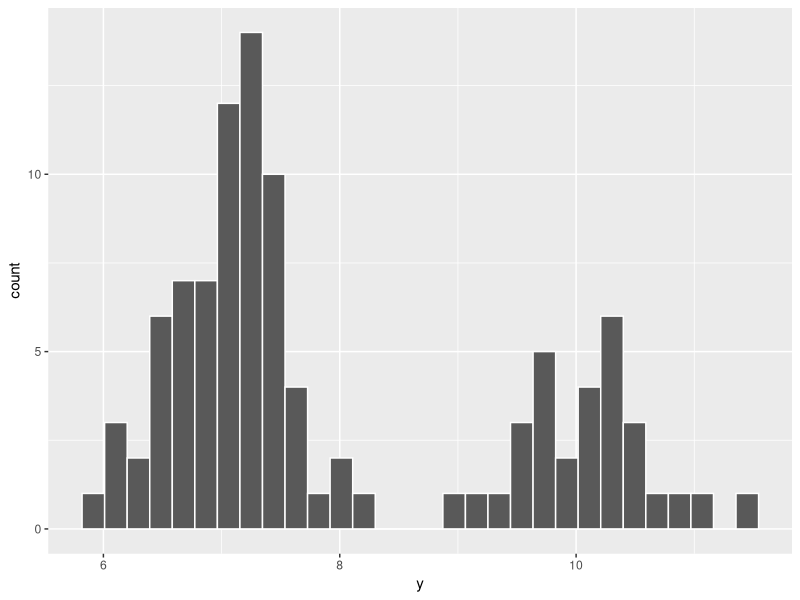
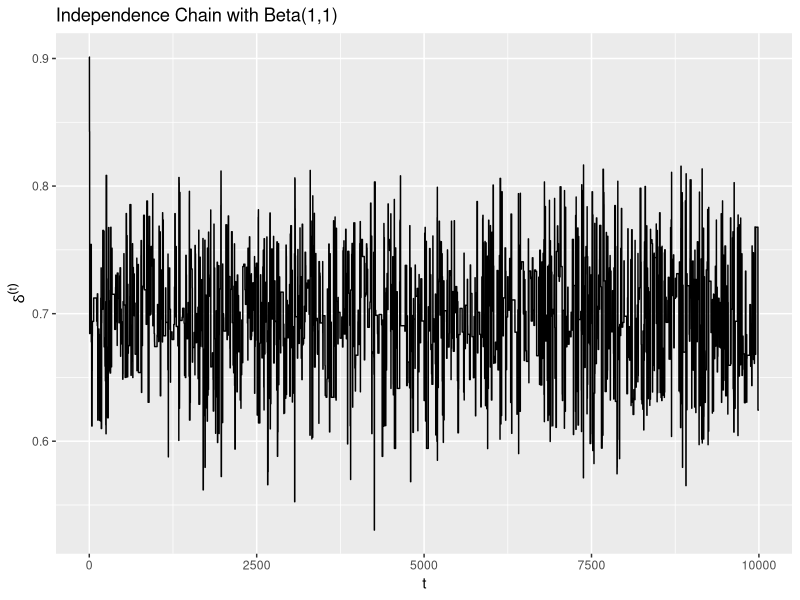
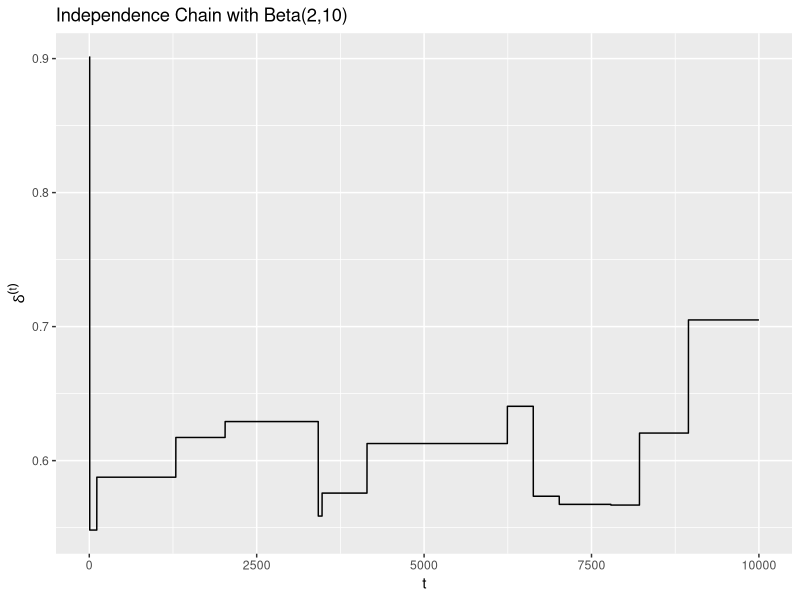
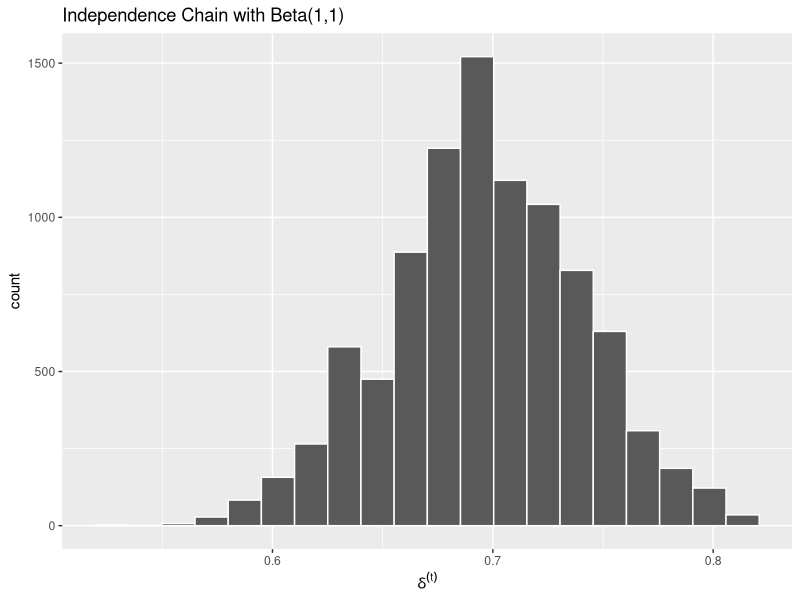
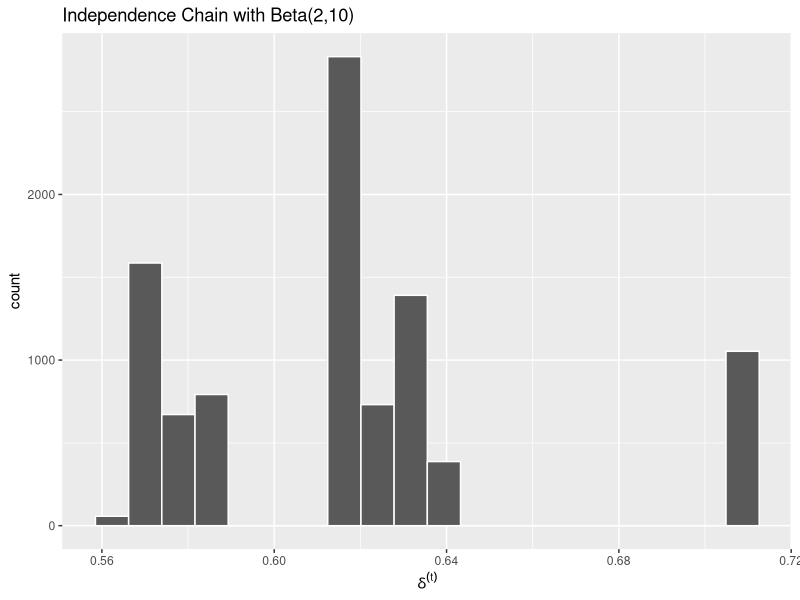
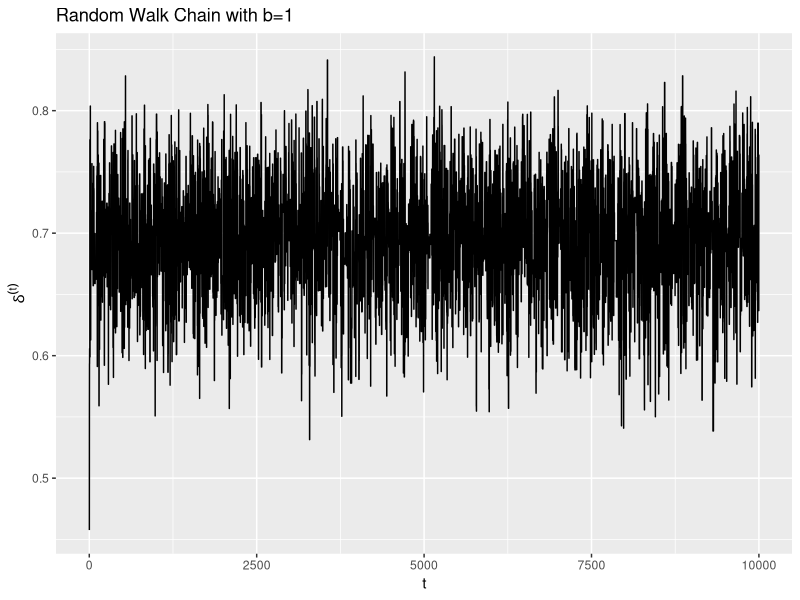
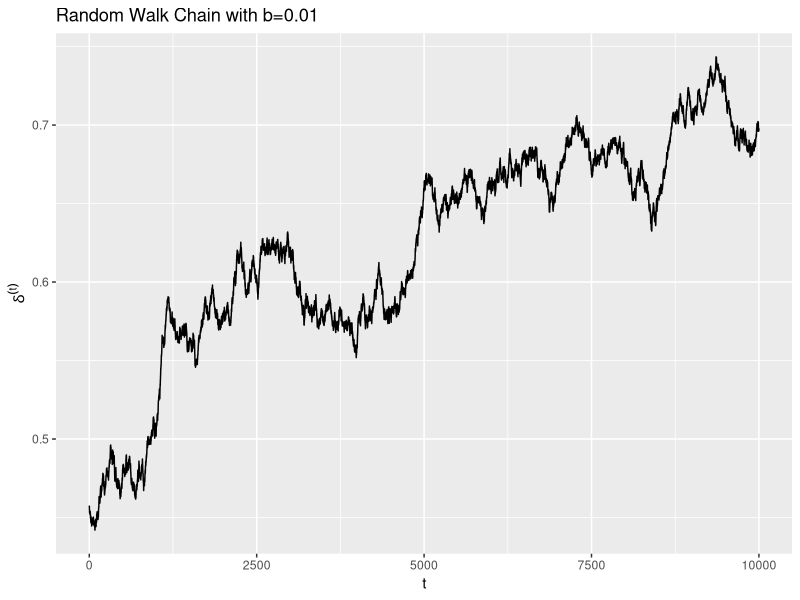
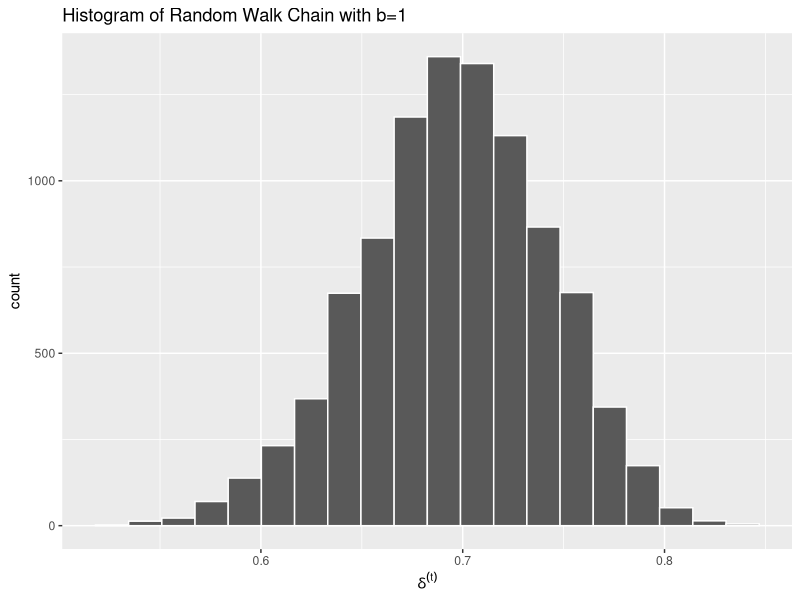

Here is the R script that generated these plots, in order: (Note: this script raises an error after producing the figures.)
#####----- Metropolis-Hastings Algorithm -----#####

### GMM (Gausian Mixture Model)


#1. Independence Chains

n <- 100; d <- 0.7; y <- c(rnorm(d*n, 7, 0.5), rnorm((1-d)*n, 10, 0.5))

library(ggplot2)
ggplot() + geom_histogram(aes(y), color="white")

n.iter <- 10000; delta <- matrix(nrow=n.iter, ncol=2); delta1 <- runif(1)
L <- function(delta){ prod((delta*dnorm(y, 7, 0.5)+(1-delta)*dnorm(y, 10, 0.5))) }

for(t in 1:n.iter){
  delta[t,] <- delta1; delta.star <- c(rbeta(1, 1, 1), rbeta(1, 2, 10))
  R <- sapply(delta.star, L)/sapply(delta[t,], L)
  delta1 <- ifelse(R>=1, delta.star, ifelse(rbinom(2, 1, R), delta.star, delta[t,]))
}

ggplot() + geom_line(aes(1:n.iter, delta[,1])) +
  labs(title="Independence Chain with Beta(1,1)", x="t", y=expression(delta^(t)))
ggplot() + geom_line(aes(1:n.iter, delta[,2])) +
  labs(title="Independence Chain with Beta(2,10)", x="t", y=expression(delta^(t)))

delta.new <- delta[-(1:500), ]

rbind(apply(delta.new, 2, summary), apply(delta.new, 2, sd))
ggplot() + geom_histogram(aes(delta.new[,1]), bins=20, color="white") +
  labs(title="Independence Chain with Beta(1,1)", x=expression(delta^(t)))
ggplot() + geom_histogram(aes(delta.new[,2]), bins=20, color="white") +
  labs(title="Independence Chain with Beta(2,10)", x=expression(delta^(t)))



#2. Random Walk Chains

u <- matrix(nrow=n.iter, ncol=2); u1 <- runif(1, -1, 1); b <- c(1, 0.01)

myf <- function(u){ L(exp(u)/(1+exp(u)))*(exp(u)/(1+exp(u))^2) }

for(t in 1:n.iter){
  u[t,] <- u1; u.star <- u[t,] + runif(2, -b, b)
  R <- sapply(u.star, myf)/sapply(u[t,], myf)
  u1 <- ifelse(R>=1, u.star, ifelse(rbinom(2, 1, R), u.star, u[t,]))
}

delta <- exp(u)/(1+exp(u))

ggplot() + geom_line(aes(1:n.iter, delta[,1])) +
  labs(title="Random Walk Chain with b=1", x="t", y=expression(delta^(t)))
ggplot() + geom_line(aes(1:n.iter, delta[,2])) +
  labs(title="Random Walk Chain with b=0.01", x="t", y=expression(delta^(t)))

delta.new <- delta[-(1:500), ]

rbind(apply(delta.new, 2, summary), apply(delta.new, 2, sd))
ggplot() + geom_histogram(aes(delta.new[,1]), bins=20, color="white") +
  labs(title="Histogram of Random Walk Chain with b=1", x=expression(delta^(t)))
ggplot() + geom_histogram(aes(delta.new[,2]), bins=20, color="white") +
  labs(title="Histogram of Random Walk Chain with b=0.01", x=expression(delta^(t)))





#####---------- Gibbs Sampling ----------#####

x.H <- c(2, 4, 6, 9, 9, 9, 13, 14, 18, 23, 31, 32, 33, 34, 43, 10, 14, 14, 16, 17, 18, 18, 19, 20, 20, 21, 21, 23, 24, 29, 29, 30, 30, 31, 31, 31, 33, 35, 37, 40, 41, 42, 42, 44, 46, 48, 49, 51, 53, 54, 54, 55, 56)
x.C <- c(1, 4, 6, 7, 13, 24, 25, 35, 35, 39, 1, 1, 3, 4, 5, 8, 10, 11, 13, 14, 14, 15, 17, 19, 20, 22, 24, 24, 24, 25, 26, 26, 26, 28, 29, 29, 32, 35, 38, 39, 40, 41, 44, 45, 47, 47, 47, 50, 50, 51)
delta.H <- rep(c(1, 0), c(15, 38)); delta.C <- rep(c(1, 0), c(10, 40))

a=3; b=1; c=60; d=120
a=3/2; b=1/2; c=60/2; d=120/2
a=3*2; b=1*2; c=60*2; d=120*2


length(x.H); length(x.C); mean(delta.H); mean(delta.C)
tapply(x.H, delta.H, mean); tapply(x.C, delta.C, mean)
tapply(x.H, delta.H, sd); tapply(x.C, delta.C, sd)

ggplot() + geom_boxplot(aes(factor(delta.H), x.H)) + ylim(0, 60) + labs(x=expression(delta[i]^H), y=expression(x[i]^H))
ggplot() + geom_boxplot(aes(factor(delta.C), x.C)) + ylim(0, 60) + labs(x=expression(delta[i]^C), y=expression(x[i]^C))

theta <- (a-b+1)/c; tau <- ((b+1)/d)/theta
for(t in 2:n.iter){
  theta[t] <- rgamma(1, a+sum(delta.C)+sum(delta.H)+1, c+sum(x.C)+tau[t-1]*(d+sum(x.H)))
  tau[t] <- rgamma(1, b+sum(delta.H)+1, theta[t]*(d+sum(x.H)))
}

ggplot() + geom_line(aes(1:n.iter, theta)) + labs(x="t", y=expression(theta^(t)))
ggplot() + geom_line(aes(1:n.iter, tau)) + labs(x="t", y=expression(tau^(t)))

acf(theta, lag.max=20, main=expression(theta^(t)))
acf(tau, lag.max=20, main=expression(tau^(t)))

theta <- theta[-(1:500)]; tau <- tau[-(1:500)]
mean(theta); mean(tau); mean(tau*theta); sd(theta); sd(tau); sd(tau*theta)
c(quantile(theta, c(0.025, 0.975))); c(quantile(tau, c(0.025, 0.975)))
c(quantile(tau*theta, c(0.025, 0.975)))

prior <- function(x) x^b*gamma(a+1)/(c+d*x)^(a+1)
c <- 1/integrate(prior, 0, 5)$value; x <- seq(0, 5, length.out=100)
#distribution <- factor(rep(c("prior", "posterior"), c(99, 1)))
ggplot() + geom_density(aes(tau), bw="nrd") + geom_line(aes(x, c*prior(x), lty=distribution)) + labs(x=expression(tau))


c(1/mean(tau*theta), 1/mean(theta), mean(tau))
